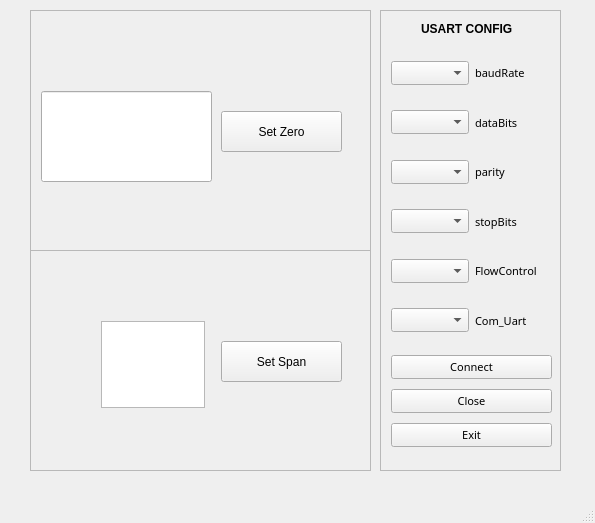
<?xml version="1.0" encoding="UTF-8"?>
<ui version="4.0">
 <class>MainWindow</class>
 <widget class="QMainWindow" name="MainWindow">
  <property name="geometry">
   <rect>
    <x>0</x>
    <y>0</y>
    <width>595</width>
    <height>523</height>
   </rect>
  </property>
  <property name="font">
   <font>
    <strikeout>false</strikeout>
   </font>
  </property>
  <property name="windowTitle">
   <string>MainWindow</string>
  </property>
  <widget class="QWidget" name="centralwidget">
   <widget class="QScrollArea" name="scrollArea">
    <property name="geometry">
     <rect>
      <x>380</x>
      <y>10</y>
      <width>181</width>
      <height>461</height>
     </rect>
    </property>
    <property name="widgetResizable">
     <bool>true</bool>
    </property>
    <widget class="QWidget" name="scrollAreaWidgetContents">
     <property name="geometry">
      <rect>
       <x>0</x>
       <y>0</y>
       <width>179</width>
       <height>459</height>
      </rect>
     </property>
     <widget class="QWidget" name="verticalLayoutWidget_2">
      <property name="geometry">
       <rect>
        <x>10</x>
        <y>40</y>
        <width>161</width>
        <height>291</height>
       </rect>
      </property>
      <layout class="QVBoxLayout" name="verticalLayout_2">
       <item>
        <layout class="QHBoxLayout" name="horizontalLayout_10">
         <item>
          <widget class="QComboBox" name="baudRate">
           <property name="font">
            <font>
             <family>ROG Fonts</family>
             <pointsize>8</pointsize>
             <strikeout>false</strikeout>
            </font>
           </property>
          </widget>
         </item>
         <item>
          <widget class="QLabel" name="label_2">
           <property name="font">
            <font>
             <family>ROG Fonts</family>
             <pointsize>8</pointsize>
             <strikeout>false</strikeout>
            </font>
           </property>
           <property name="text">
            <string>baudRate</string>
           </property>
          </widget>
         </item>
        </layout>
       </item>
       <item>
        <layout class="QHBoxLayout" name="horizontalLayout_11">
         <item>
          <widget class="QComboBox" name="dataBits">
           <property name="font">
            <font>
             <family>ROG Fonts</family>
             <pointsize>8</pointsize>
             <strikeout>false</strikeout>
            </font>
           </property>
          </widget>
         </item>
         <item>
          <widget class="QLabel" name="label">
           <property name="font">
            <font>
             <family>ROG Fonts</family>
             <pointsize>8</pointsize>
             <strikeout>false</strikeout>
            </font>
           </property>
           <property name="text">
            <string>dataBits</string>
           </property>
          </widget>
         </item>
        </layout>
       </item>
       <item>
        <layout class="QHBoxLayout" name="horizontalLayout_12">
         <item>
          <widget class="QComboBox" name="parity">
           <property name="font">
            <font>
             <family>ROG Fonts</family>
             <pointsize>8</pointsize>
             <strikeout>false</strikeout>
            </font>
           </property>
          </widget>
         </item>
         <item>
          <widget class="QLabel" name="label_3">
           <property name="font">
            <font>
             <family>ROG Fonts</family>
             <pointsize>8</pointsize>
             <strikeout>false</strikeout>
            </font>
           </property>
           <property name="text">
            <string>parity</string>
           </property>
          </widget>
         </item>
        </layout>
       </item>
       <item>
        <layout class="QHBoxLayout" name="horizontalLayout_13">
         <item>
          <widget class="QComboBox" name="stopBits">
           <property name="font">
            <font>
             <family>ROG Fonts</family>
             <pointsize>8</pointsize>
             <strikeout>false</strikeout>
            </font>
           </property>
          </widget>
         </item>
         <item>
          <widget class="QLabel" name="label_4">
           <property name="font">
            <font>
             <family>ROG Fonts</family>
             <pointsize>8</pointsize>
             <strikeout>false</strikeout>
            </font>
           </property>
           <property name="text">
            <string>stopBits</string>
           </property>
          </widget>
         </item>
        </layout>
       </item>
       <item>
        <layout class="QHBoxLayout" name="horizontalLayout_14">
         <item>
          <widget class="QComboBox" name="flowControl">
           <property name="font">
            <font>
             <family>ROG Fonts</family>
             <pointsize>8</pointsize>
             <strikeout>false</strikeout>
            </font>
           </property>
          </widget>
         </item>
         <item>
          <widget class="QLabel" name="label_5">
           <property name="font">
            <font>
             <family>ROG Fonts</family>
             <pointsize>8</pointsize>
             <strikeout>false</strikeout>
            </font>
           </property>
           <property name="text">
            <string>FlowControl</string>
           </property>
          </widget>
         </item>
        </layout>
       </item>
       <item>
        <layout class="QHBoxLayout" name="horizontalLayout_7">
         <item>
          <widget class="QComboBox" name="Com_Uart">
           <property name="font">
            <font>
             <family>ROG Fonts</family>
             <pointsize>8</pointsize>
             <strikeout>false</strikeout>
            </font>
           </property>
          </widget>
         </item>
         <item>
          <widget class="QLabel" name="label_6">
           <property name="font">
            <font>
             <family>ROG Fonts</family>
             <pointsize>8</pointsize>
             <strikeout>false</strikeout>
            </font>
           </property>
           <property name="text">
            <string>Com_Uart</string>
           </property>
          </widget>
         </item>
        </layout>
       </item>
      </layout>
     </widget>
     <widget class="QWidget" name="verticalLayoutWidget">
      <property name="geometry">
       <rect>
        <x>10</x>
        <y>340</y>
        <width>161</width>
        <height>101</height>
       </rect>
      </property>
      <layout class="QVBoxLayout" name="verticalLayout">
       <item>
        <widget class="QPushButton" name="btn_SetUart">
         <property name="font">
          <font>
           <family>ROG Fonts</family>
           <pointsize>8</pointsize>
           <strikeout>false</strikeout>
          </font>
         </property>
         <property name="text">
          <string>Connect</string>
         </property>
        </widget>
       </item>
       <item>
        <widget class="QPushButton" name="btn_closeUart">
         <property name="font">
          <font>
           <family>ROG Fonts</family>
           <pointsize>8</pointsize>
           <strikeout>false</strikeout>
          </font>
         </property>
         <property name="text">
          <string>Close</string>
         </property>
        </widget>
       </item>
       <item>
        <widget class="QPushButton" name="btnExit">
         <property name="font">
          <font>
           <family>ROG Fonts</family>
           <pointsize>8</pointsize>
           <strikeout>false</strikeout>
          </font>
         </property>
         <property name="text">
          <string>Exit</string>
         </property>
        </widget>
       </item>
      </layout>
     </widget>
     <widget class="QLabel" name="label_7">
      <property name="geometry">
       <rect>
        <x>40</x>
        <y>10</y>
        <width>91</width>
        <height>16</height>
       </rect>
      </property>
      <property name="font">
       <font>
        <weight>75</weight>
        <bold>true</bold>
        <strikeout>false</strikeout>
       </font>
      </property>
      <property name="text">
       <string>USART CONFIG</string>
      </property>
     </widget>
    </widget>
   </widget>
   <widget class="QScrollArea" name="scrollArea_2">
    <property name="geometry">
     <rect>
      <x>30</x>
      <y>250</y>
      <width>341</width>
      <height>221</height>
     </rect>
    </property>
    <property name="widgetResizable">
     <bool>true</bool>
    </property>
    <widget class="QWidget" name="scrollAreaWidgetContents_2">
     <property name="geometry">
      <rect>
       <x>0</x>
       <y>0</y>
       <width>339</width>
       <height>219</height>
      </rect>
     </property>
     <widget class="QPushButton" name="SenSpan">
      <property name="geometry">
       <rect>
        <x>190</x>
        <y>90</y>
        <width>121</width>
        <height>41</height>
       </rect>
      </property>
      <property name="text">
       <string>Set Span</string>
      </property>
     </widget>
     <widget class="QPlainTextEdit" name="Set_My_Span">
      <property name="enabled">
       <bool>true</bool>
      </property>
      <property name="geometry">
       <rect>
        <x>70</x>
        <y>70</y>
        <width>104</width>
        <height>87</height>
       </rect>
      </property>
      <property name="font">
       <font>
        <pointsize>26</pointsize>
        <strikeout>false</strikeout>
       </font>
      </property>
     </widget>
    </widget>
   </widget>
   <widget class="QScrollArea" name="scrollArea_3">
    <property name="geometry">
     <rect>
      <x>30</x>
      <y>10</y>
      <width>341</width>
      <height>241</height>
     </rect>
    </property>
    <property name="widgetResizable">
     <bool>true</bool>
    </property>
    <widget class="QWidget" name="scrollAreaWidgetContents_3">
     <property name="geometry">
      <rect>
       <x>0</x>
       <y>0</y>
       <width>339</width>
       <height>239</height>
      </rect>
     </property>
     <widget class="QPushButton" name="SetZero">
      <property name="geometry">
       <rect>
        <x>190</x>
        <y>100</y>
        <width>121</width>
        <height>41</height>
       </rect>
      </property>
      <property name="text">
       <string>Set Zero</string>
      </property>
     </widget>
     <widget class="QLineEdit" name="RealAngle">
      <property name="geometry">
       <rect>
        <x>10</x>
        <y>80</y>
        <width>171</width>
        <height>91</height>
       </rect>
      </property>
      <property name="font">
       <font>
        <pointsize>18</pointsize>
        <strikeout>false</strikeout>
       </font>
      </property>
     </widget>
    </widget>
   </widget>
  </widget>
  <widget class="QMenuBar" name="menubar">
   <property name="geometry">
    <rect>
     <x>0</x>
     <y>0</y>
     <width>595</width>
     <height>26</height>
    </rect>
   </property>
  </widget>
  <widget class="QStatusBar" name="statusbar"/>
 </widget>
 <resources/>
 <connections/>
</ui>
